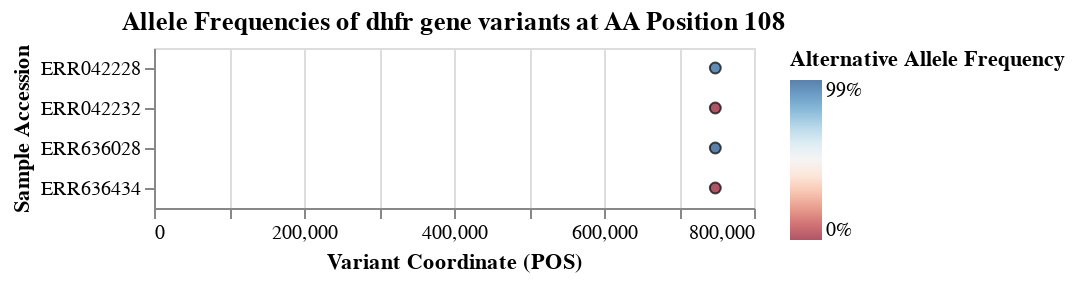

This figure's notebook cell:
### Code cell
# Normalize Sample names by removing '.fq' suffix for consistency
dhfr_108_variants_normalized = dhfr_108_variants.copy()
dhfr_108_variants_normalized['Sample'] = dhfr_108_variants_normalized['Sample'].str.replace('.fq', '', regex=False)

# Create a list to store data for the scatter plot, including reference alleles
scatter_plot_rows = []

# Iterate through each unique sample to ensure all four samples are represented
# This also handles cases where a sample might not have the specific variant
# but we still want to show its reference state.
all_samples = ['ERR636434', 'ERR636028', 'ERR042232', 'ERR042228']

# Define the reference position and alleles
reference_chrom = 'NC_004318.2'
reference_pos = 748410
original_ref_allele = 'G'
reference_hgvs_p = 'p.Ser108'

for sample in all_samples:
    sample_variants = dhfr_108_variants_normalized[dhfr_108_variants_normalized['Sample'] == sample]

    if not sample_variants.empty:
        # If the sample has a variant at this position
        for index, row in sample_variants.iterrows():
            scatter_plot_rows.append({
                'Sample': row['Sample'],
                'POS': row['POS'],
                'AF': row['AF'],
                'CHROM': row['CHROM'],
                'REF': row['REF'],
                'ALT': row['ALT'],
                'HGVS_P': row['HGVS_P']
            })
    else:
        # If the sample does not have a variant, assume reference allele with AF=0
        scatter_plot_rows.append({
            'Sample': sample,
            'POS': reference_pos,
            'AF': 0.0,
            'CHROM': reference_chrom,
            'REF': original_ref_allele,
            'ALT': original_ref_allele,
            'HGVS_P': reference_hgvs_p # Assuming 'Ser108' as the reference amino acid
        })

scatter_plot_data = pd.DataFrame(scatter_plot_rows)
display(scatter_plot_data)

# Create the scatter plot using Altair, with color encoding for AF
chart = alt.Chart(scatter_plot_data).mark_point().encode(
    x=alt.X('POS', title='Variant Coordinate (POS)'),
    y=alt.Y('Sample', title='Sample Accession'),
    fill=alt.Color('AF', title='Alternative Allele Frequency', legend=alt.Legend(format='.0%'), scale=alt.Scale(scheme='redblue')),
    stroke=alt.value('black'),
    strokeWidth=alt.value(1),
    tooltip=[
        alt.Tooltip('Sample'),
        alt.Tooltip('CHROM', title='Chromosome'),
        alt.Tooltip('POS', title='Position'),
        alt.Tooltip('REF', title='Reference Allele'),
        alt.Tooltip('ALT', title='Alternative Allele'),
        alt.Tooltip('AF', title='Allele Frequency', format='.2%'),
        alt.Tooltip('HGVS_P', title='Protein Change')
    ]
).properties(
    title='Allele Frequencies of dhfr gene variants at AA Position 108'
)

chart.display()

### Figure 1 — Vega-Lite specification as saved in the notebook (floating-point values rounded to 4 significant figures)
{"config": {"view": {"continuousWidth": 300, "continuousHeight": 300}}, "data": {"name": "data-c4234a85e6ac4a2d8cd904df1d323dd8"}, "mark": {"type": "point"}, "encoding": {"fill": {"field": "AF", "legend": {"format": ".0%"}, "scale": {"scheme": "redblue"}, "title": "Alternative Allele Frequency", "type": "quantitative"}, "stroke": {"value": "black"}, "strokeWidth": {"value": 1}, "tooltip": [{"field": "Sample", "type": "nominal"}, {"field": "CHROM", "title": "Chromosome", "type": "nominal"}, {"field": "POS", "title": "Position", "type": "quantitative"}, {"field": "REF", "title": "Reference Allele", "type": "nominal"}, {"field": "ALT", "title": "Alternative Allele", "type": "nominal"}, {"field": "AF", "format": ".2%", "title": "Allele Frequency", "type": "quantitative"}, {"field": "HGVS_P", "title": "Protein Change", "type": "nominal"}], "x": {"field": "POS", "title": "Variant Coordinate (POS)", "type": "quantitative"}, "y": {"field": "Sample", "title": "Sample Accession", "type": "nominal"}}, "title": "Allele Frequencies of dhfr gene variants at AA Position 108", "$schema": "https://vega.github.io/schema/vega-lite/v5.20.1.json", "datasets": {"data-c4234a85e6ac4a2d8cd904df1d323dd8": [{"Sample": "ERR636434", "POS": 748410, "AF": 0.0, "CHROM": "NC_004318.2", "REF": "G", "ALT": "G", "HGVS_P": "p.Ser108"}, {"Sample": "ERR636028", "POS": 748410, "AF": 0.9914, "CHROM": "NC_004318.2", "REF": "G", "ALT": "A", "HGVS_P": "p.Ser108Asn"}, {"Sample": "ERR042232", "POS": 748410, "AF": 0.0, "CHROM": "NC_004318.2", "REF": "G", "ALT": "G", "HGVS_P": "p.Ser108"}, {"Sample": "ERR042228", "POS": 748410, "AF": 0.9571, "CHROM": "NC_004318.2", "REF": "G", "ALT": "A", "HGVS_P": "p.Ser108Asn"}]}}
